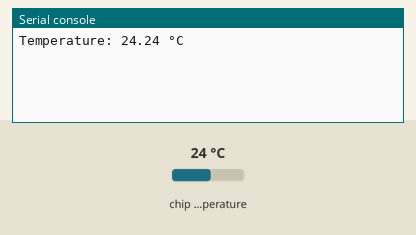
Bench run of a program on a simulated Raspberry Pi Pico running MicroPython. On the bench: the last lines printed to the serial console. Inputs (shaded band) come from the test bench; at power-on: chip temperature 24 °C.

Above: at 1.2 s.
1.3 s: chip temperature set to 1 °C
At 2.6 s:
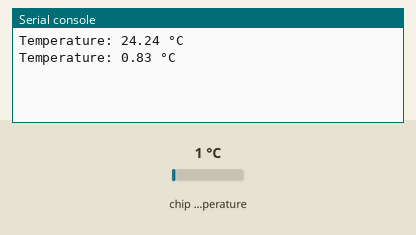
4.0 s: chip temperature set to 11 °C
At 5.3 s:
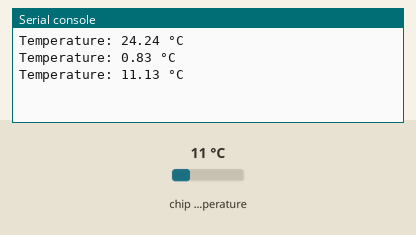
Timing chart, 0 to 7.0 s (numbered marks = the images above; inputs shaded):
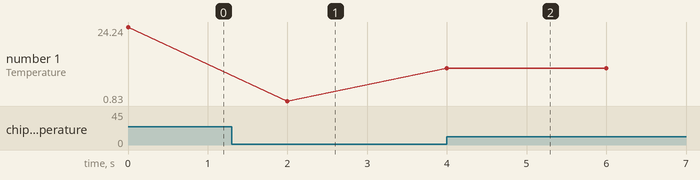

Measured:
- after the input at 1.3 s, the serial console: prints a new line after 0.70 s (image 1)
- after the input at 4.0 s, the serial console: prints a new line at once (image 2)
- plotted number 1: 24.24 → 0.83 after the input at 1.3 s, 0.83 → 11.13 after the input at 4.0 s

The program:

use_internal_temp_sensor.py
```python
from machine import ADC
import time

adc = machine.ADC(4)

while True:
    adc_voltage = adc.read_u16() * (3.3 / (65535))
    temperature_celsius = 27 - (adc_voltage - 0.706)/0.001721
    print(f"Temperature: {temperature_celsius:.2f} °C")
    time.sleep(2)
```
